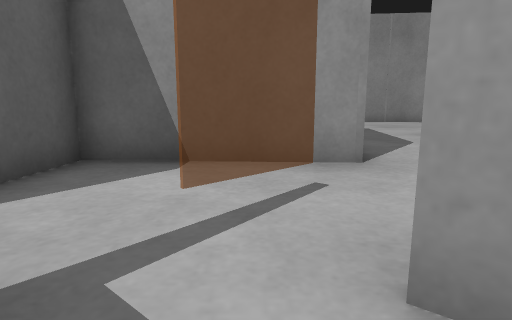
[1] (above)

19 first-person views from a walk through a robot-simulator world made for Gazebo. The camera is 0.5 m above the floor, tilts 10° down and sees 75° across. The floor is counted in squares, 0.5 m on a side. Each view is taken from the middle of a square. On the plan, view 1 faces up. The plan holds only what a view shows up to about 12 squares ahead; the rest is blank. The place goes on beyond the plan. The robots in the file are not drawn.

[2]
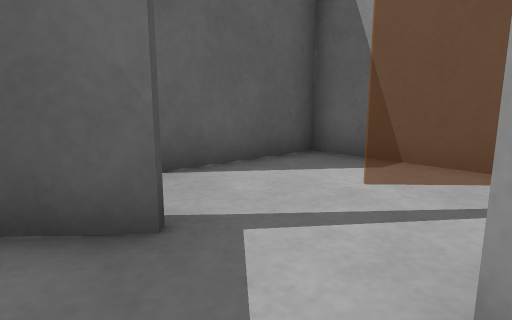

[3]
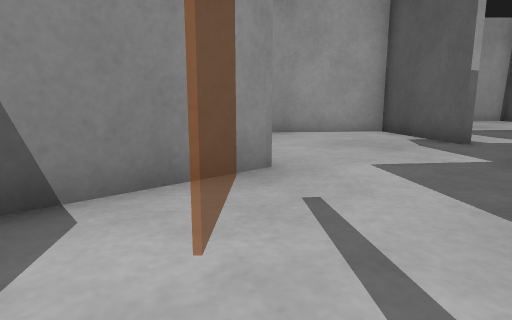

[4]
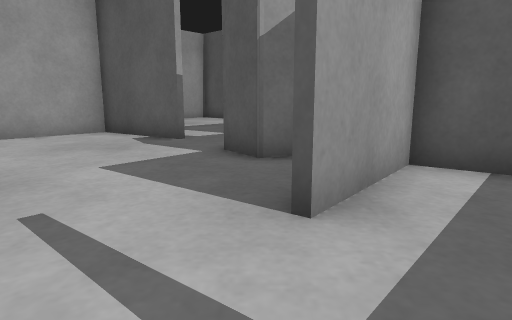

[5]
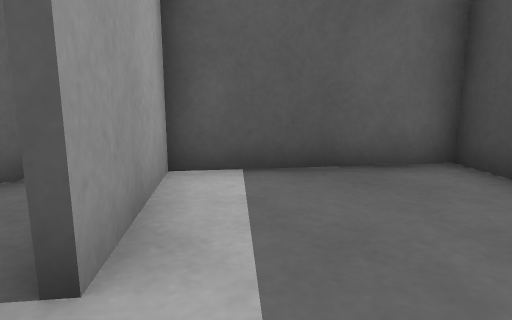

[6]
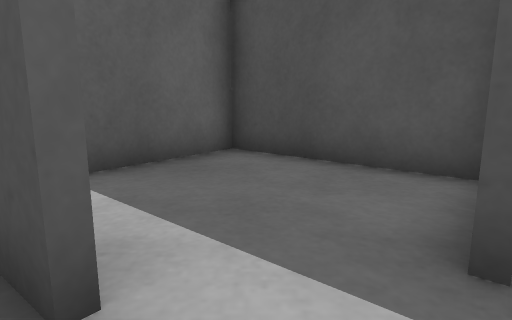

[7]
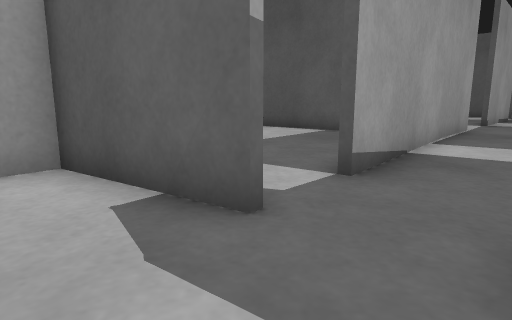

[8]
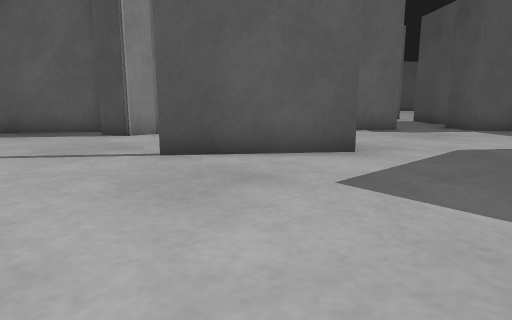

[9]
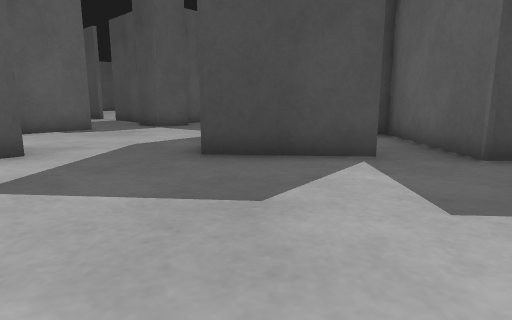

[10]
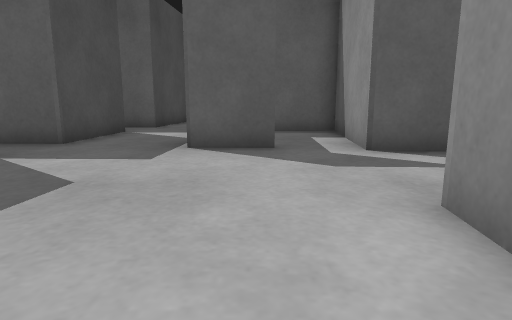

[11]
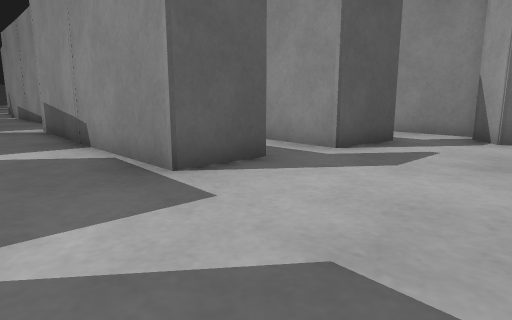

[12]
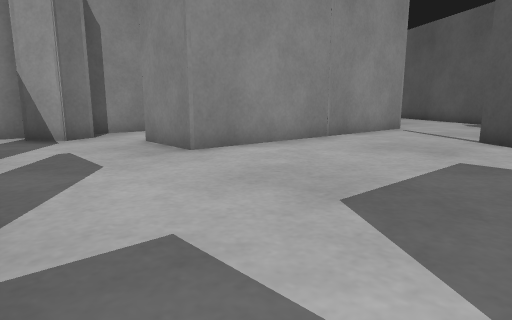

[13]
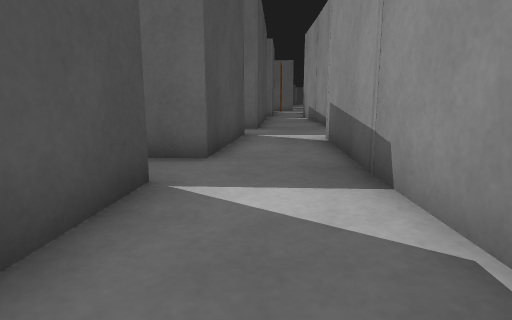

[14]
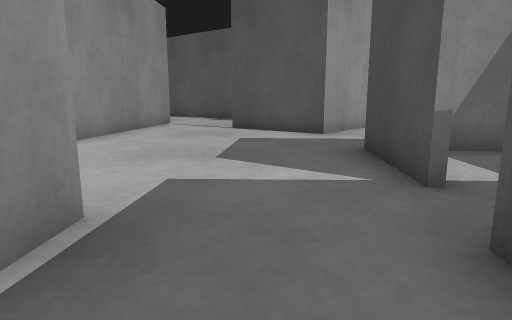

[15]
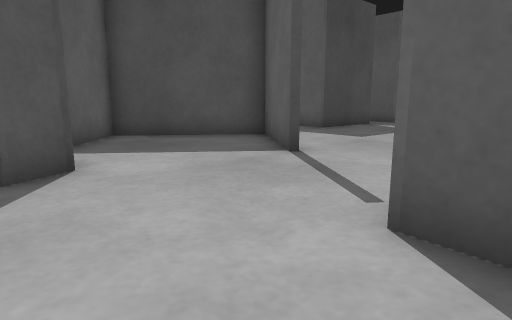

[16]
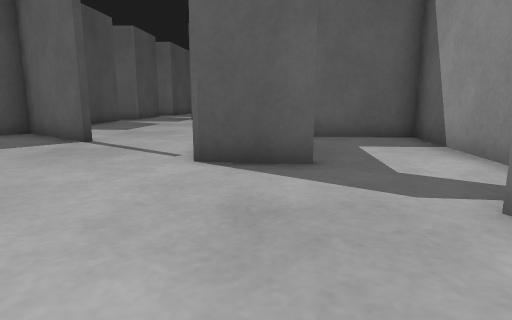

[17]
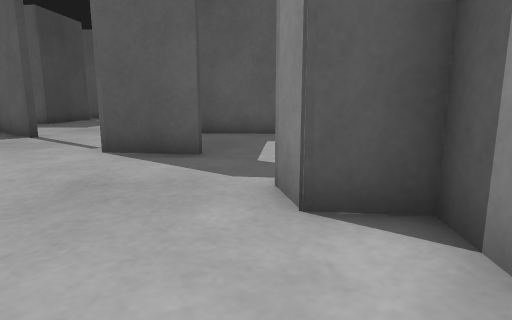

[18]
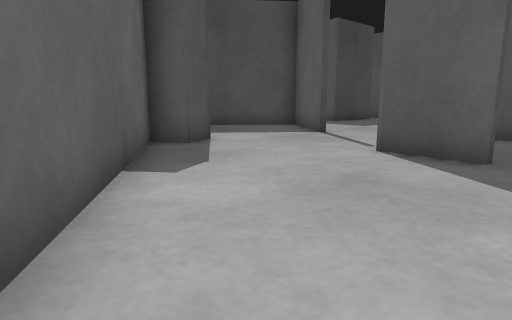

[19]
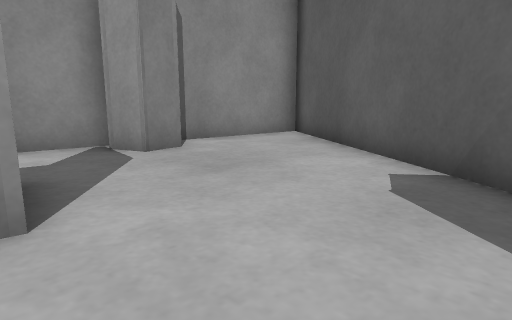

### Floor plan
Ten units are one square. View 1 is at (0, 0); x grows to the right and y downward. Boxes are objects, and circles mark ways between rooms. Rooms are numbered by the first view taken in them; rooms with no view inside come last. Other rooms are left out.
<svg viewBox="-127 -227 322 273">
<path fill="none" stroke="#000" d="M6 -55 -30 -57 -33 -23M-29 11 5 41 32 4 7 -16M-12 -12 -20 -3M-13 -100 21 -97M-22 -154 -23 -135 -111 -137M79 -128 56 -100 90 -71 107 -89M18 -54 6 -55M-61 -107 -29 -104 -29 -95M-15 -195 -19 -172 -63 -176 -64 -156M14 -207 6 -204 -2 -213M68 -40 89 -69 53 -99 77 -129M105 -159 19 -168 20 -191M114 -109 115 -117 124 -122 130 -113 154 -148M0 -219 -27 -222M42 -10 39 -19 49 -26 58 -19M-122 -117 -78 -111 -79 -100M8 -17 15 -12M107 -180 105 -159M140 -194 131 -192 127 -203M131 -207 67 -214 65 -172M154 -148 190 -201 142 -206M142 -206 140 -194M-29 -95 -30 -59 -26 -58M17 -69 17 -82"/>
<circle cx="15" cy="-35" r="3" fill="#2a7"/>
<circle cx="130" cy="-165" r="3" fill="#2a7"/>
<circle cx="-20" cy="-100" r="3" fill="#2a7"/>
<text x="0" y="-20">1</text>
<text x="20" y="-120">2</text>
<text x="120" y="-180">3</text>
<text x="-10" y="-80">4</text>
</svg>
Room 1 opens to room 2. Room 2 opens to room 3. Room 2 opens to room 4.

Where each view was taken, in squares from view 1:
view 1: 0 up, 0 right, facing up
view 2: 0 up, 1 right, facing up-left
view 3: 2 up, 2 left, facing up-right
view 4: 2 up, 2 left, facing right
view 5: 2 up, 1 left, facing down-right
view 6: 3 up, 0 right, facing down
view 7: 4 up, 4 right, facing right
view 8: 16 up, 2 right, facing down-right
view 9: 16 up, 1 right, facing down
view 10: 15 up, 5 right, facing left
view 11: 11 up, 2 right, facing up-left
view 12: 11 up, 2 left, facing up-right
view 13: 12 up, 2 left, facing left
view 14: 12 up, 5 left, facing right
view 15: 17 up, 13 right, facing down-left
view 16: 17 up, 16 right, facing left
view 17: 19 up, 17 right, facing left
view 18: 19 up, 17 right, facing down-left
view 19: 13 up, 10 right, facing up-right
